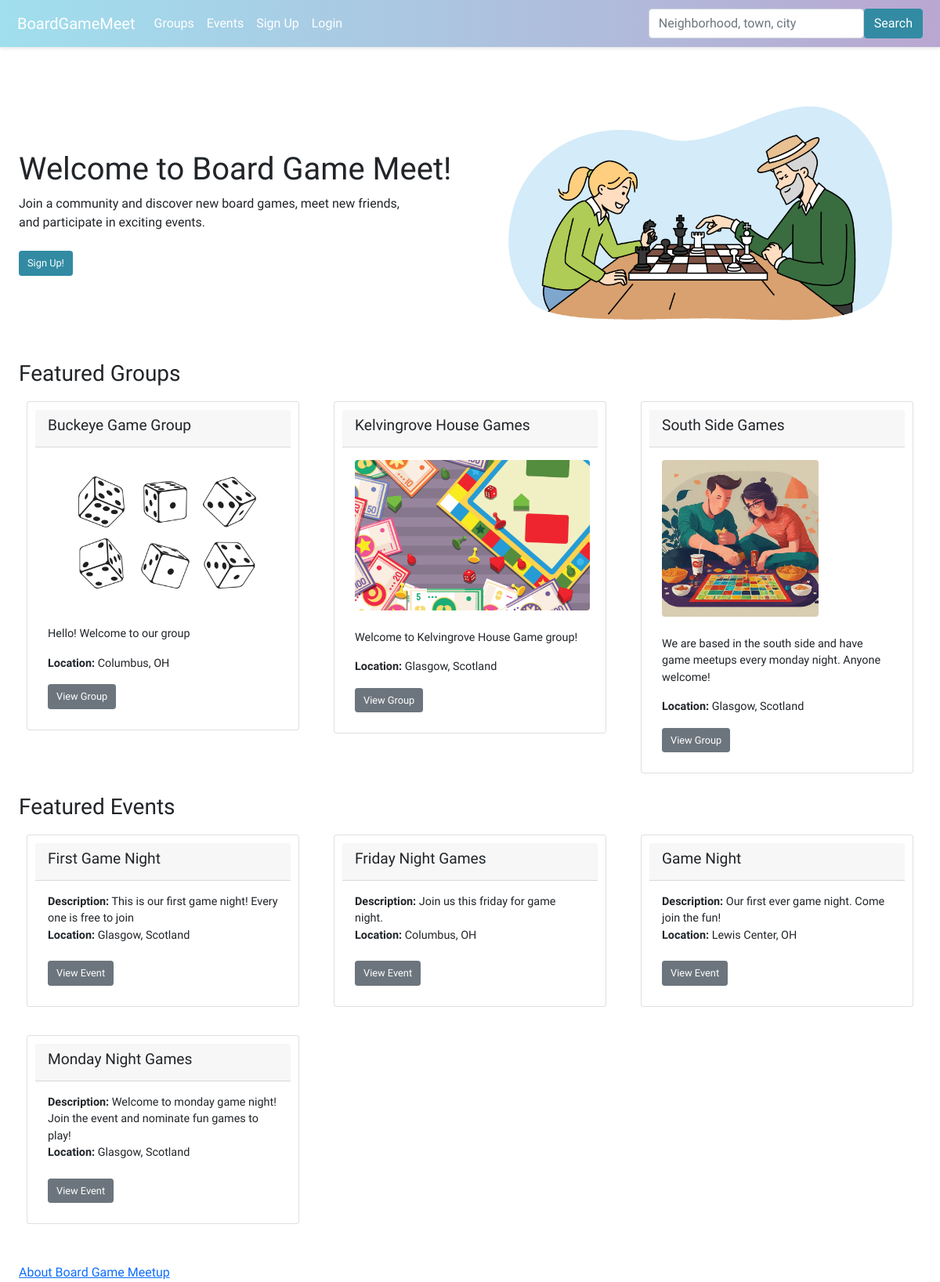
The page / on the database its author committed.
### boardgame/models.py (models this page shows, shortened)
class Group(models.Model):
    name = models.CharField(max_length=100)
    description = models.TextField()
    members = models.ManyToManyField(User, through='GroupMembers')
    slug = models.SlugField(unique=True)
    group_image = models.ImageField(upload_to='images/', null=True, blank=True)

class GroupLocation(models.Model):
    group = models.OneToOneField('Group', on_delete=models.CASCADE)
    city = models.CharField(max_length=100)
    sublocality = models.CharField(max_length=100, blank=True)  # neighborhoods or sublocalities
    state = models.CharField(max_length=100, blank=True)
    postcode = models.CharField(max_length=20, blank=True)
    country = models.CharField(max_length=100)
    latitude = models.DecimalField(max_digits=9, decimal_places=6, blank=True, null=True)
    longitude = models.DecimalField(max_digits=9, decimal_places=6, blank=True, null=True)

class Event(models.Model):
    group = models.ForeignKey(Group, on_delete=models.CASCADE)
    title = models.CharField(max_length=100)
    description = models.TextField()
    date_time = models.DateTimeField()
    attendees = models.ManyToManyField(User, through='EventAttendance')
    nominations = models.ManyToManyField(Game, through='GameNomination')

class EventLocation(models.Model):
    event = models.OneToOneField('Event', on_delete=models.CASCADE)
    address = models.CharField(max_length=255)
    city = models.CharField(max_length=100)
    sublocality = models.CharField(max_length=100, blank=True)  # neighborhoods or sublocalities
    state = models.CharField(max_length=100, blank=True, null=True)  # Nullable state field
    postcode = models.CharField(max_length=20)
    country = models.CharField(max_length=20)
    latitude = models.DecimalField(max_digits=9, decimal_places=6, blank=True, null=True)
    longitude = models.DecimalField(max_digits=9, decimal_places=6, blank=True, null=True)

### boardgame/views.py (the view)
# urls.py: path("",views.home, name="home"),
def home(request):
    group_list = Group.objects.all().select_related('grouplocation').order_by('name')
    event_list = Event.objects.all().select_related('eventlocation').order_by('title')
    user_groups = None
    user_events = None
    user = request.user
    if user.is_authenticated:
        user_groups = GroupMembers.objects.filter(user=user).select_related('group')
        user_events = EventAttendance.objects.filter(user=user).select_related('event')
    context = {
        'groups': group_list,
        'events': event_list,
        'user_groups': user_groups,
        'user_events': user_events,
    }
    return render(request, 'boardgame/home.html', context=context)

### boardgame/templates/boardgame/home.html (shortened to what this page needs)
{% extends 'boardgame/base.html' %}
{% load static %}
{% block content %}
<head>
    <link rel="stylesheet" type="text/css" href="{% static 'boardgame/style.css' %}">
</head>
<body>
    <div class="container">
        <div class="row align-items-center">
            <div class="col-md-6">
                <h1 class="test">Welcome to Board Game Meet!</h1>
                <div>
                    Join a community and discover new board games, meet new friends, <br>
                    and participate in exciting events. <br /><br />
                    {% if not user.is_authenticated %}
                    <a class="btn btn-sm" type="submit" style="background-color: #328ba3; border-color: #328ba3; color: #ffffff;" href="{% url 'register' %}">Sign Up!</a>
                    {% endif %}
                </div>
            </div>
            <div class="col-md-6 text-center">
                <img src="{% static 'boardgame/images/boardgamehome.jpeg' %}" alt="Board Game Home" class="img-fluid rounded" />
            </div>
        </div>
        <div>
            {% if not user.is_authenticated %}
            <div>
                <h3>Featured Groups</h3>
                {% if groups %}
                <div class="row">
                    {% for group in groups %}
                    <div class="col-md-4 mb-3">
                        <div class="card">
                            <div class="card-header">
                                <h4>{{ group.name }}</h4>
                            </div>
                            <div class="card-body">
                                <div class="group-profile">
                                    {% if group.group_image %}
                                    <img src="{{ group.group_image.url }}" class="profile-image rounded">
                                    {% else %}
                                    <img src="{% static 'boardgame/images/group_profile_default.jpg' %}" class="profile-image rounded">
                                    {% endif %}
                                    <br/><br/>
                                    <p>{{ group.description }}</p>
                                    <p><b>Location:</b> {{ group.grouplocation.city }}{% if group.grouplocation.state %}, {{ group.grouplocation.state }}{% endif %}</p>
                                    <a href="{% url 'group_profile' group.slug %}" class="btn btn-secondary btn-sm">View Group</a>
                                </div>
                            </div>
                        </div>
                    </div>
                    {% endfor %}
                </div>
                {% else %}
                <strong>There are no groups present.</strong>
                {% endif %}
            </div>
            <div>
                <h3>Featured Events</h3>
                {% if events %}
                <div class="row">
                    {% for event in events %}
                    <div class="col-md-4 mb-3">
                        <div class="card">
                            <div class="card-header">
                                <h4>{{ event.title }}</h4>
                            </div>
                            <div class="card-body">
                                <p class="card-text">
                                    <b>Description:</b> {{ event.description }}<br />
                                    <b>Location:</b> {{ event.eventlocation.city }}{% if event.eventlocation.state %}, {{ event.eventlocation.state }}{% endif %}<br /><br />
                                    <a href="{% url 'event_details' event.id %}" class="btn btn-secondary btn-sm">View Event</a>
                                </p>
                            </div>
                        </div>
                    </div>
                    {% endfor %}
                </div>
                {% else %}
                <strong>There are no events present.</strong>
                {% endif %}
            </div>
            {% endif %}
            <br>
            <div>
                <a href="/boardgame/about/">About Board Game Meetup</a><br />
            </div>
        </div>
    </div>
</body>
{% endblock %}

### boardgame/static/boardgame/style.css (style rules this page uses)
.profile-image { max-width: 300px; max-height: 200px; width: auto; height: auto; }
.card { padding: 10px; margin: 10px; }
.card-header h4 { font-size: 1.2rem; }
.card-body p { font-size: 0.9rem; }
.btn-sm { font-size: 0.8rem; padding: 5px 10px; }
.container { max-width: 1200px; margin: auto; }

### boardgame/templates/boardgame/base.html (style rules this page uses)
body { font-family: 'Varela Round', sans-serif; }

### rows shown on the page
Group: name "Buckeye Game Group", description "Hello! Welcome to our group", grouplocation.city "Columbus", grouplocation.state "OH"
Group: name "Kelvingrove House Games", group_image (picture), description "Welcome to Kelvingrove House Game group!", grouplocation.city "Glasgow", grouplocation.state "Scotland"
Group: name "South Side Games", group_image (picture), description "We are based in the south side and have game meetups every monday night. Anyone welcome!", grouplocation.city "Glasgow", grouplocation.state "Scotland"
Event: title "First Game Night", description "This is our first game night! Every one is free to join", eventlocation.city "Glasgow", eventlocation.state "Scotland"
Event: title "Friday Night Games", description "Join us this friday for game night.", eventlocation.city "Columbus", eventlocation.state "OH"
Event: title "Game Night", description "Our first ever game night. Come join the fun!", eventlocation.city "Lewis Center", eventlocation.state "OH"
Event: title "Monday Night Games", description "Welcome to monday game night! Join the event and nominate fun games to play!", eventlocation.city "Glasgow", eventlocation.state "Scotland"
